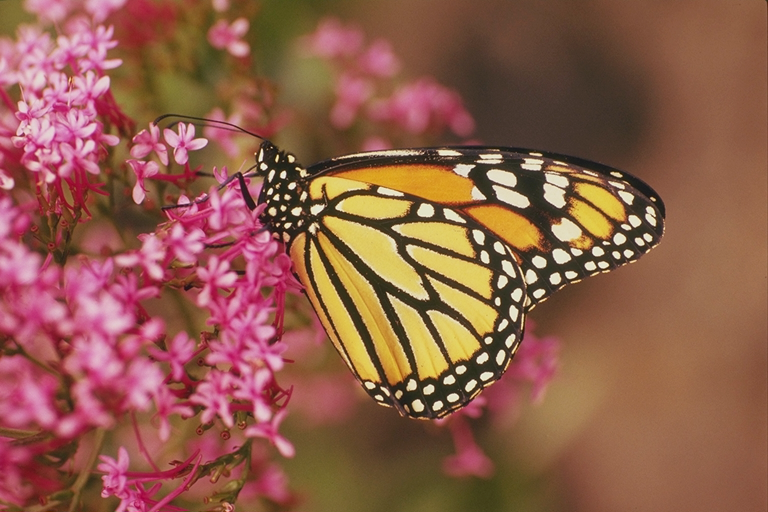
%> input picture Image/monarch.bmp, 768 x 512 px
$ octave bit_plane.m   (GNU Octave 9; MATLAB toolbox functions it lacks are replaced by stand-ins)
%> lines starting %> are read from the running program, lines starting %| are printed output that depends on the picture; in (x1, y1, x2, y2) boxes, pixels count from 0 and x2, y2 are one past the last pixel; in counts of white or black regions, pixels touching at a corner belong together; the program's own positions count from 1
clear,clc
close all

img = imread('monarch.bmp');
%> img is the input picture: size 512x768x3 uint8; mean R, G, B 143.5, 93, 75
G = rgb2gray(img);
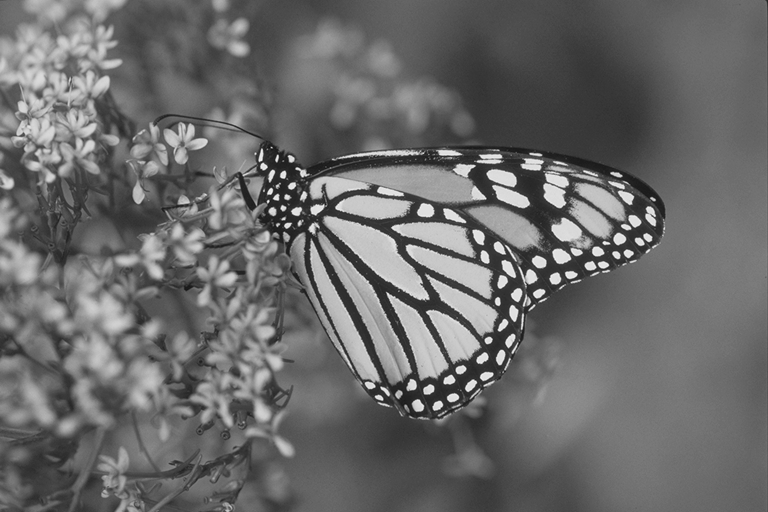
%> G: size 512x768 uint8; min 17, max 245, mean 106
figure
for k=0:7
    I = bitand(G,2^(7-k));
    subplot(2,4,k+1)
    imshow(I,[]);
    title(strcat('第',num2str(8-k),'位'))
end
%> this loop made 8 passes
%> pass 1, `I = bitand(G,2^(7-k));`:
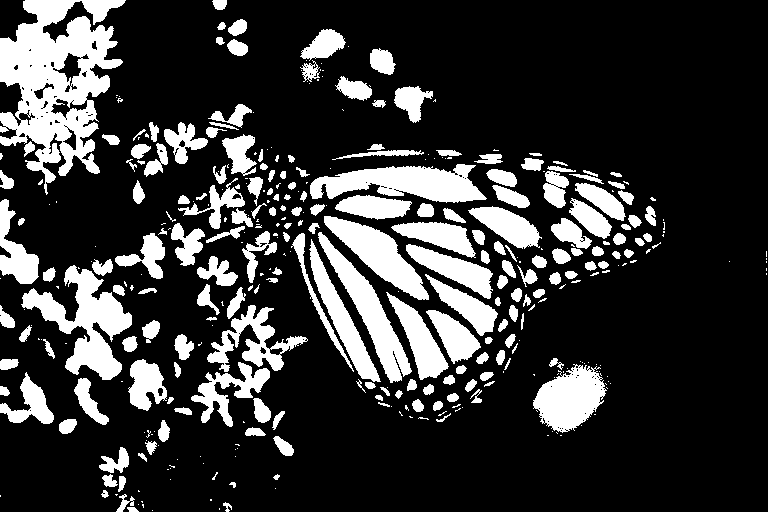
%> I: size 512x768 uint8; values 0 (black) and 128 (white), 21.2% white; 378 white regions (182 under 20 px), largest, box (x1, y1, x2, y2) and area: (0, 0, 126, 195) 12624, (21, 265, 132, 380) 4989, (310, 164, 487, 203) 4213
%> pass 2, `I = bitand(G,2^(7-k));`:
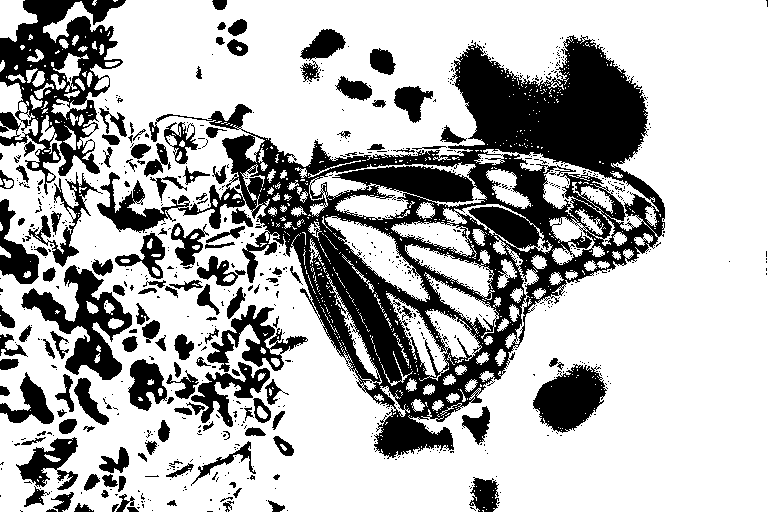
%> I: size 512x768 uint8; values 0 (black) and 64 (white), 70.3% white; 775 black regions (636 under 20 px), largest, box (x1, y1, x2, y2) and area: (97, 35, 665, 459) 65300, (0, 0, 126, 195) 10339, (21, 265, 132, 380) 4601
%> pass 3, `I = bitand(G,2^(7-k));`:
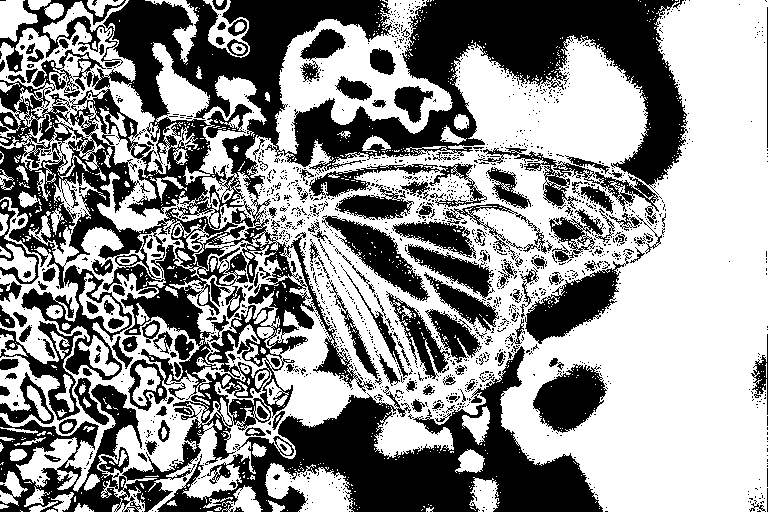
%> I: size 512x768 uint8; values 0 (black) and 32 (white), 56.9% white; 1654 black regions (1462 under 20 px), largest, box (x1, y1, x2, y2) and area: (0, 0, 688, 512) 94327, (157, 346, 603, 512) 24994, (525, 254, 632, 344) 3676
%> after the loop:
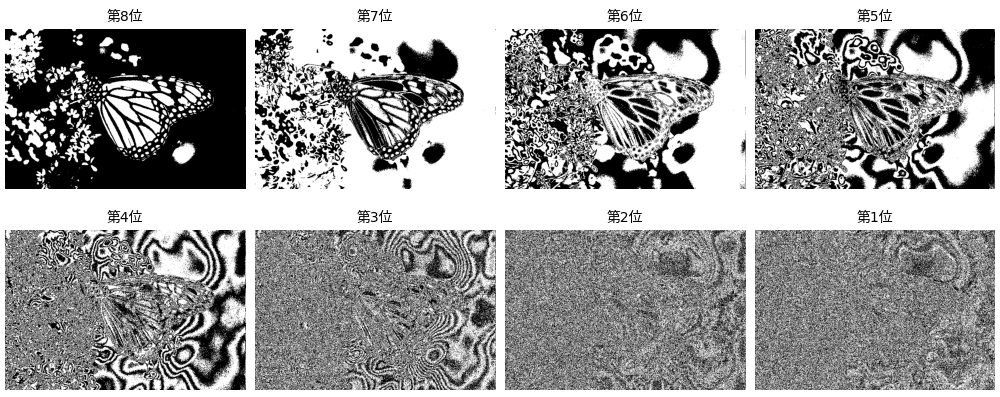
%> figure redrawn from the program's plot data, 8 panels

$ run again, with Image/BoatsColor.bmp copied over Image/monarch.bmp
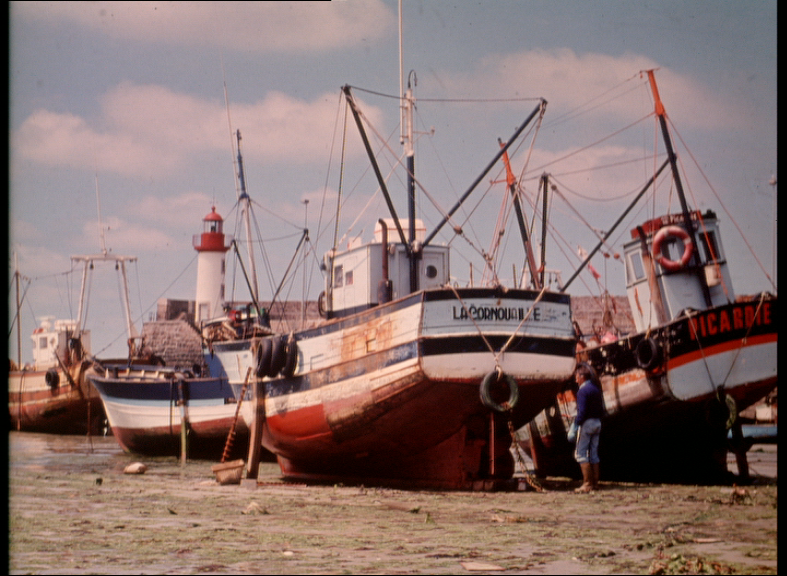
%> input picture Image/BoatsColor.bmp, 787 x 576 px
%> img is the input picture: size 576x787x3 uint8; mean R, G, B 137.3, 114.7, 111.6
%> the loop `for k=0:7` made 8 passes
%> pass 1, `I = bitand(G,2^(7-k));`:
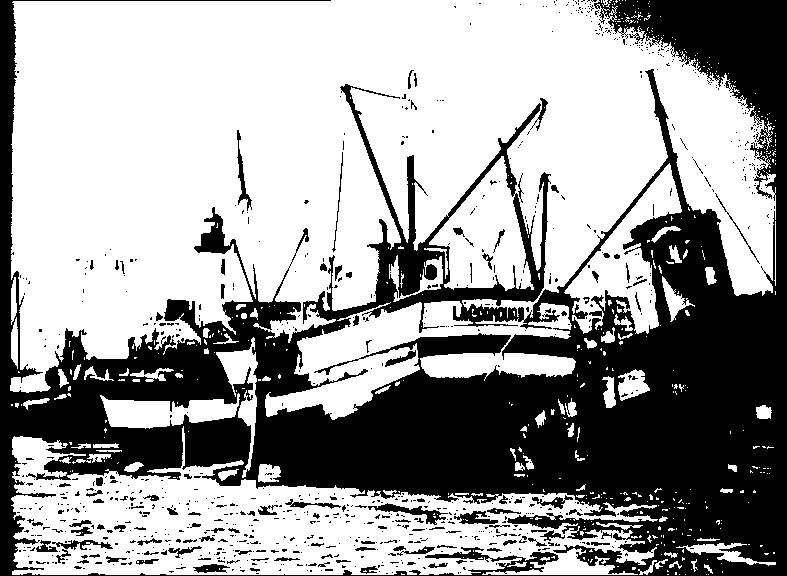
%> I: size 576x787 uint8; values 0 (black) and 128 (white), 62.1% white; 853 black regions (744 under 20 px), largest, box (x1, y1, x2, y2) and area: (0, 0, 787, 576) 162388, (368, 503, 448, 525) 485, (237, 130, 252, 211) 318
%> pass 3, `I = bitand(G,2^(7-k));`:
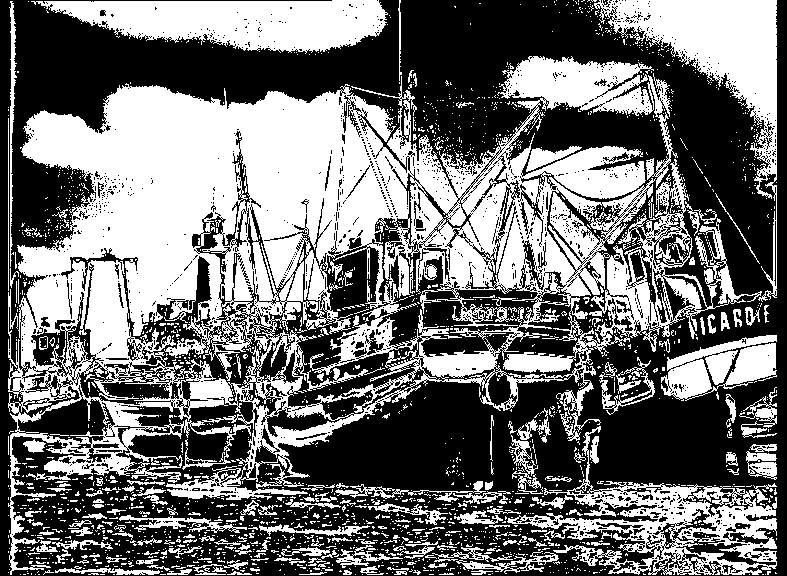
%> I: size 576x787 uint8; values 0 (black) and 32 (white), 44.7% white; 2171 white regions (1974 under 20 px), largest, box (x1, y1, x2, y2) and area: (8, 56, 762, 575) 137335, (594, 0, 777, 302) 12625, (31, 0, 388, 54) 12551

$ run again, with Image/baboon.bmp copied over Image/monarch.bmp
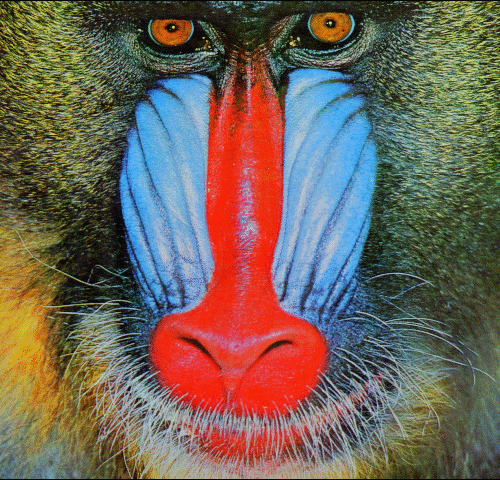
%> input picture Image/baboon.bmp, 500 x 480 px
%> img is the input picture: size 480x500x3 uint8; mean R, G, B 113, 100.4, 88.7
%> the loop `for k=0:7` made 8 passes
%> pass 1, `I = bitand(G,2^(7-k));`:
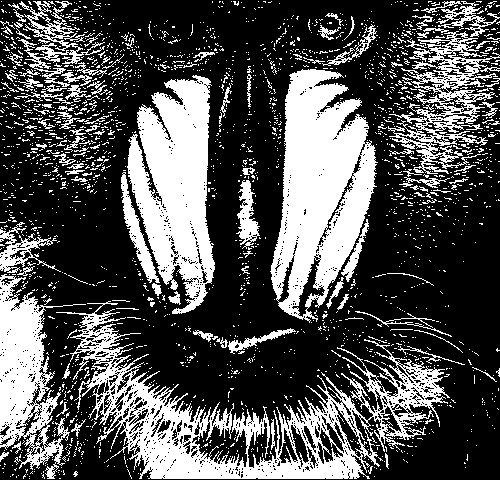
%> I: size 480x500 uint8; values 0 (black) and 128 (white), 32.3% white; 2338 white regions (2214 under 20 px), largest, box (x1, y1, x2, y2) and area: (56, 301, 450, 479) 17685, (270, 69, 378, 323) 16187, (127, 75, 215, 314) 12858
%> pass 3, `I = bitand(G,2^(7-k));`:
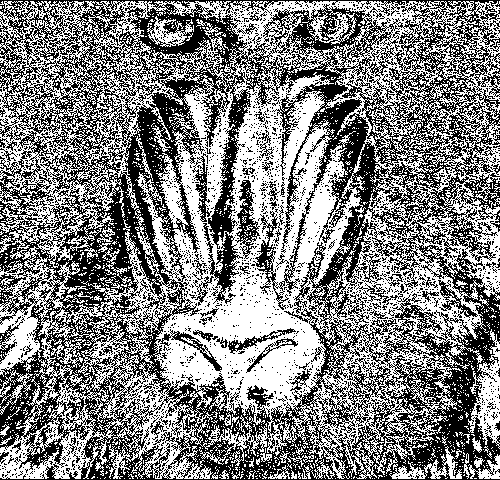
%> I: size 480x500 uint8; values 0 (black) and 32 (white), 51.3% white; black in thin lines or dots

$ run again, with Image/barbara.bmp copied over Image/monarch.bmp
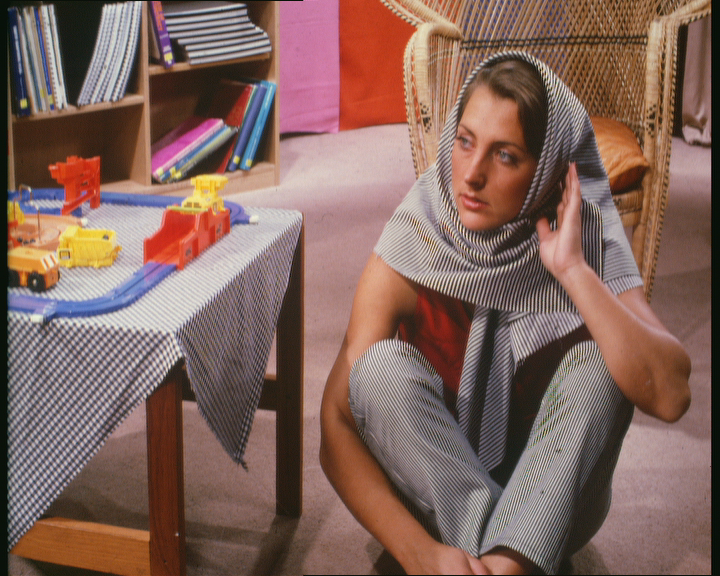
%> input picture Image/barbara.bmp, 720 x 576 px
%> img is the input picture: size 576x720x3 uint8; mean R, G, B 130.7, 101.1, 92.6
%> the loop `for k=0:7` made 8 passes
%> pass 1, `I = bitand(G,2^(7-k));`:
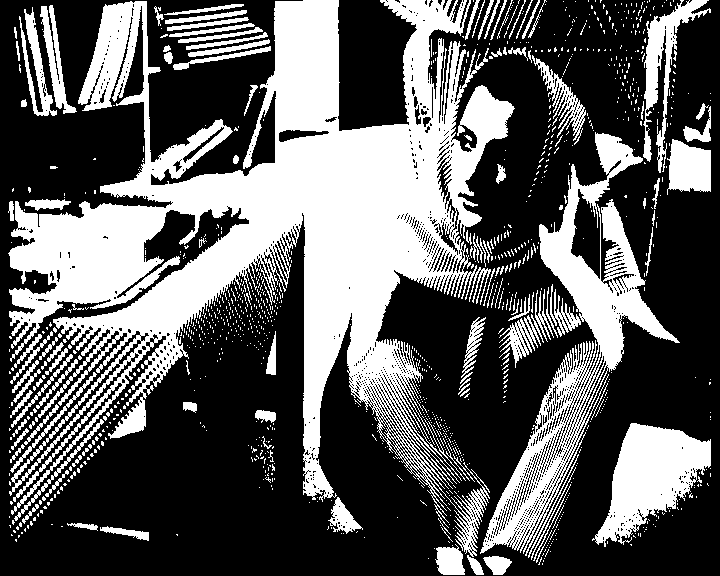
%> I: size 576x720 uint8; values 0 (black) and 128 (white), 36.6% white; 1169 white regions (1048 under 20 px), largest, box (x1, y1, x2, y2) and area: (8, 0, 515, 557) 99074, (480, 132, 680, 556) 17570, (592, 423, 711, 547) 7544
%> pass 3, `I = bitand(G,2^(7-k));`:
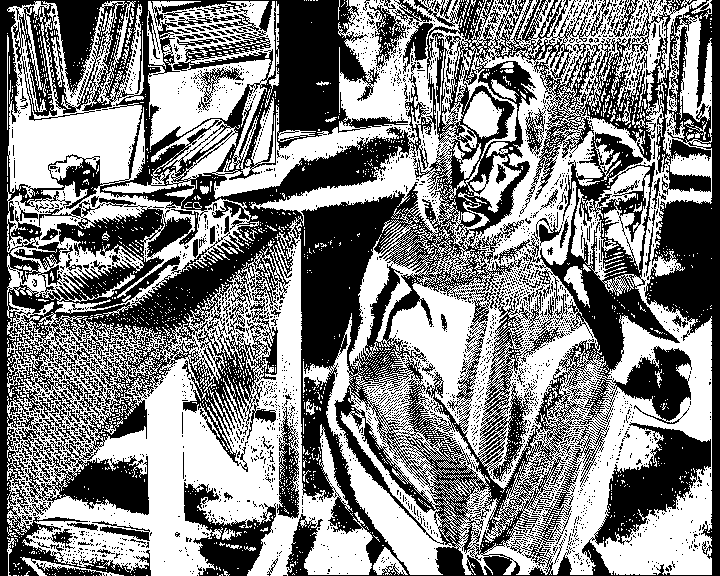
%> I: size 576x720 uint8; values 0 (black) and 32 (white), 51.8% white; 2687 black regions (2566 under 20 px), largest, box (x1, y1, x2, y2) and area: (0, 0, 720, 576) 178209, (184, 482, 276, 576) 3603, (277, 407, 299, 519) 1281
